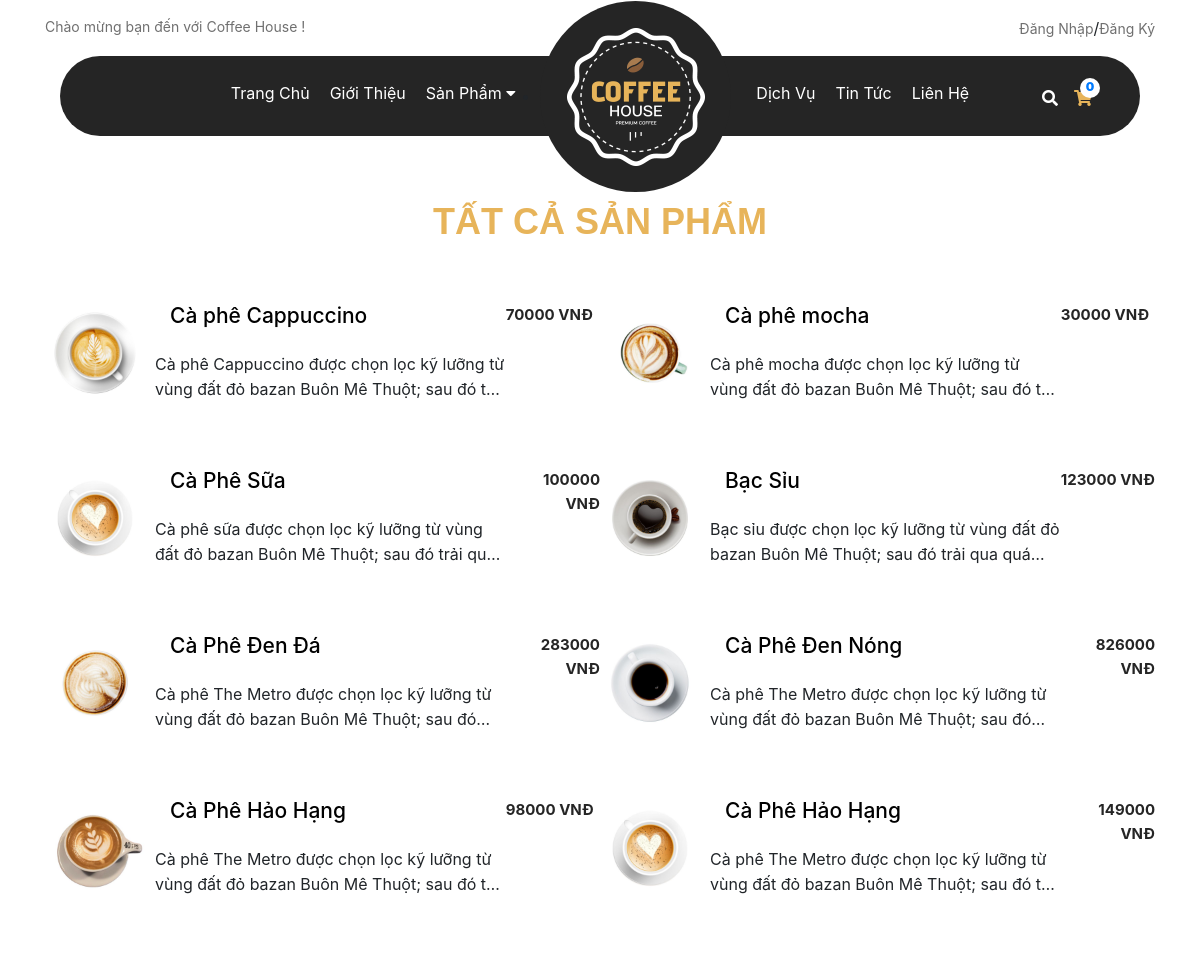
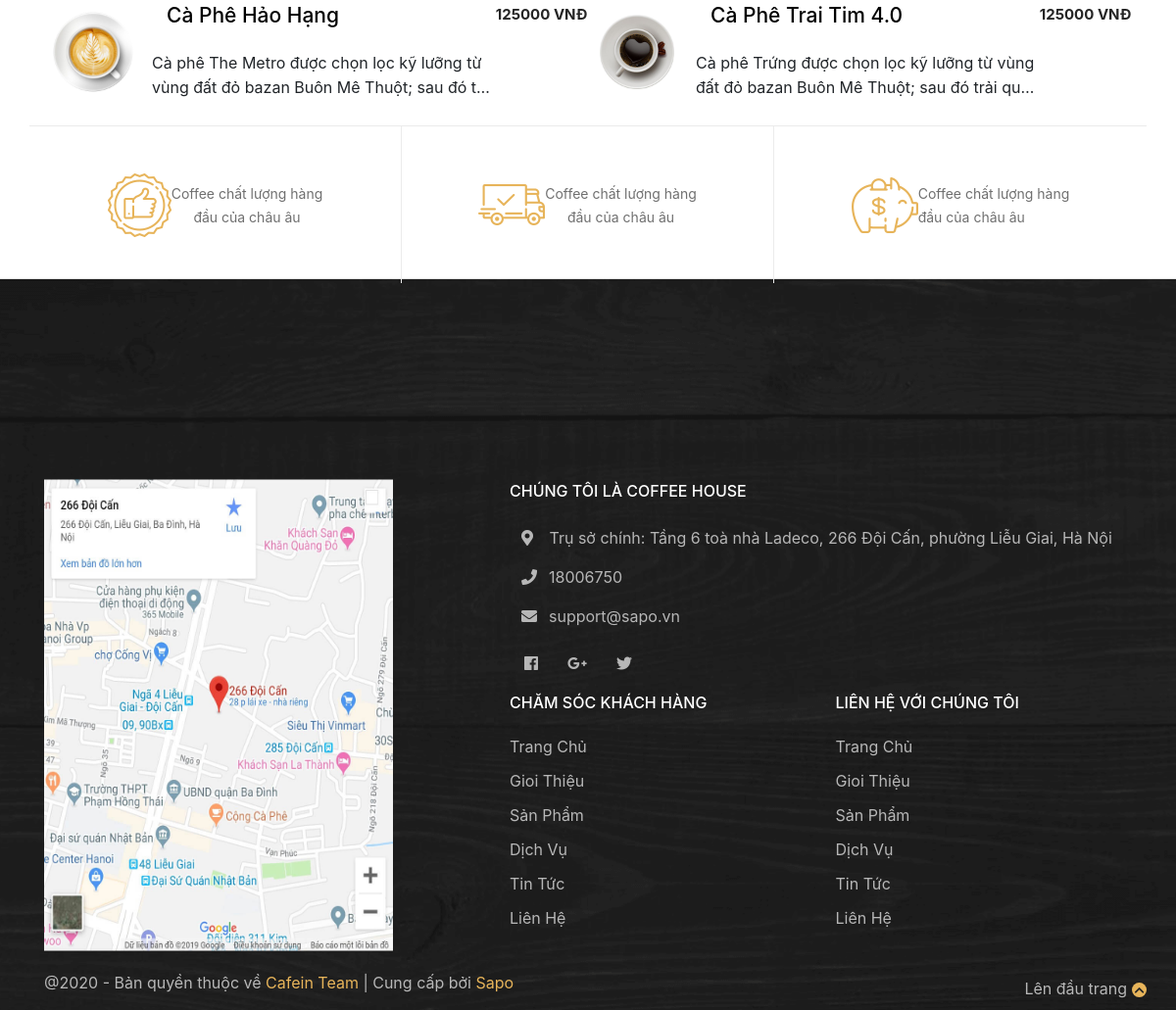
The page /TatCaSanPham.php on the database its author committed (2 pictures, top to bottom).
### tables this page shows
CREATE TABLE `sanphamcoffee` (
  `idCoffee` int(32) NOT NULL,
  `idLoai` int(12) NOT NULL,
  `TenCoffee` varchar(255) NOT NULL,
  `NoiDungMoTa` text NOT NULL,
  `HinhAnh` varchar(255) NOT NULL,
  `Gia` double NOT NULL,
  `SoLuong` int(32) NOT NULL,
  `ThongTin` varchar(255) DEFAULT 'Hệ thống đang cập nhật',
  `ThuongHieu` varchar(255) NOT NULL,
  `NgayGioNhap` timestamp NOT NULL DEFAULT current_timestamp() ON UPDATE current_timestamp()
);

### TatCaSanPham.php (the view, shortened to what this page needs)
<!doctype html>
<html lang="en">
  <head>
    <link rel="stylesheet" href="CSS/main.css">
    <link rel="stylesheet" href="https://use.fontawesome.com/releases/v5.6.3/css/all.css">
    <link rel="stylesheet" href="https://maxcdn.bootstrapcdn.com/font-awesome/4.4.0/css/font-awesome.min.css" />
    <link rel="stylesheet" href="https://stackpath.bootstrapcdn.com/bootstrap/4.3.1/css/bootstrap.min.css">
    <link rel="stylesheet" href="https://cdnjs.cloudflare.com/ajax/libs/animate.css/4.1.1/animate.min.css"/>
    <link rel='stylesheet' href='https://cdn.rawgit.com/daneden/animate.css/v3.1.0/animate.min.css'>
</head>
  <body>
    <div style="width: 100%; height: 200px;">
        <?php require("Header.php");?>
    </div>
    <h2 class="The_h2 text-center"> TẤT CẢ SẢN PHẨM </h2>
    <div class="tabs-content container">
              <div class="content-tab01">
                  <?php
                  include("KetNoiCSDL.php");
                    $SQL = "SELECT * FROM SANPHAMCOFFEE";
                    $result = $conn->query($SQL);
                    if ($result->num_rows > 0) {
                        while($row = $result->fetch_assoc()) {
                    ?>
                    <div class="content-tab01-item wow animate__zoomInDown" data-wow-duration="1s" data-wow-delay="<?=$index-0.5?>s" data-wow-offset="50">
                        <div class="img_sp">
                            <img class= "img_sp" src="AdminQuanTri/IMG/<?=$row["HinhAnh"]?>" alt="">
                        </div>
                        <div class="tieude_sp">
                            <h3 class="name_product"> <a href="ThongTinChiTietSP.php?idCoffee=<?=$row["idCoffee"]?>"><?= $row["TenCoffee"]?></a></h3>
                               <p class="TT_SP">
                               <?= $row["NoiDungMoTa"]?>
                               </p>
                        </div>
                        <div class="gia_sp text-right">
                            <span class="Gia_SP"><?=$row["Gia"]?> VNĐ</span>
                        </div>
                    </div>
                    <?php
                    }
                }
         ?>
              </div>
          </div>
    <?php require("Footer.php"); ?>
  </body>
</html>

### CSS/main.css (style rules this page uses)
* { margin: 0; padding: 0; }
html, body { width: 100%; }
body { overflow-x: hidden; }
.The_h2 { font-family: Oswald,sans-serif; text-transform: uppercase; font-size: 36px; font-weight: 700; margin: 0; color: #e7b45a; text-align: center; padding-bottom: 10px; }
.content-tab01 { width: 100%; display: flex; flex-wrap: wrap; }
.img_sp { border-radius: 50%; width: 100px; height: 100px; }
.content-tab01-item { width: 50%; display: flex; line-height: 30px; margin-top: 40px; height: 125px; }
.tabs-content { margin-top: 10px; }
.tieude_sp .name_product a { color: black; padding : 15px; }
.name_product { font-size: 21px; }
.TT_SP { padding-left: 14px; width: 100%; overflow: hidden; text-overflow: ellipsis; -webkit-line-clamp: 2; -webkit-box-orient: vertical; display: -webkit-box; }
.Gia_SP { color: #252525; font-size: 15px; line-height: 24px; display: block; font-weight: 700; }
.tieude_sp { width: 65%; height: 100px; line-height: 25px; padding-left: 10px; -webkit-line-clamp: 3; -webkit-box-orient: vertical; overflow: hidden; display: -webkit-box; }

### rows shown on the page
sanphamcoffee: HinhAnh (picture), TenCoffee "Cà phê Cappuccino", NoiDungMoTa "Cà phê Cappuccino được chọn lọc kỹ lưỡng từ vùng đất đỏ bazan Buôn Mê Thuột; sau đó…", Gia "70000"
sanphamcoffee: HinhAnh (picture), TenCoffee "Cà phê mocha", NoiDungMoTa "Cà phê mocha được chọn lọc kỹ lưỡng từ vùng đất đỏ bazan Buôn Mê Thuột; sau đó…", Gia "30000"
sanphamcoffee: HinhAnh (picture), TenCoffee "Cà Phê Sữa", NoiDungMoTa "Cà phê sữa được chọn lọc kỹ lưỡng từ vùng đất đỏ bazan Buôn Mê Thuột; sau đó trải…", Gia "100000"
sanphamcoffee: HinhAnh (picture), TenCoffee "Bạc Sỉu", NoiDungMoTa "Bạc sỉu được chọn lọc kỹ lưỡng từ vùng đất đỏ bazan Buôn Mê Thuột; sau đó trải qua…", Gia "123000"
sanphamcoffee: HinhAnh (picture), TenCoffee "Cà Phê Đen Đá", NoiDungMoTa "Cà phê The Metro được chọn lọc kỹ lưỡng từ vùng đất đỏ bazan Buôn Mê Thuột; sau…", Gia "283000"
sanphamcoffee: HinhAnh (picture), TenCoffee "Cà Phê Đen Nóng", NoiDungMoTa "Cà phê The Metro được chọn lọc kỹ lưỡng từ vùng đất đỏ bazan Buôn Mê Thuột; sau…", Gia "826000"
sanphamcoffee: HinhAnh (picture), TenCoffee "Cà Phê Hảo Hạng", NoiDungMoTa "Cà phê The Metro được chọn lọc kỹ lưỡng từ vùng đất đỏ bazan Buôn Mê Thuột; sau đó…", Gia "98000"
sanphamcoffee: HinhAnh (picture), TenCoffee "Cà Phê Hảo Hạng", NoiDungMoTa "Cà phê The Metro được chọn lọc kỹ lưỡng từ vùng đất đỏ bazan Buôn Mê Thuột; sau đó…", Gia "149000"
sanphamcoffee: HinhAnh (picture), TenCoffee "Cà Phê Hảo Hạng", NoiDungMoTa "Cà phê The Metro được chọn lọc kỹ lưỡng từ vùng đất đỏ bazan Buôn Mê Thuột; sau đó…", Gia "125000"
sanphamcoffee: HinhAnh (picture), TenCoffee "Cà Phê Trai Tim 4.0", NoiDungMoTa "Cà phê Trứng được chọn lọc kỹ lưỡng từ vùng đất đỏ bazan Buôn Mê Thuột; sau đó trải…", Gia "125000"
